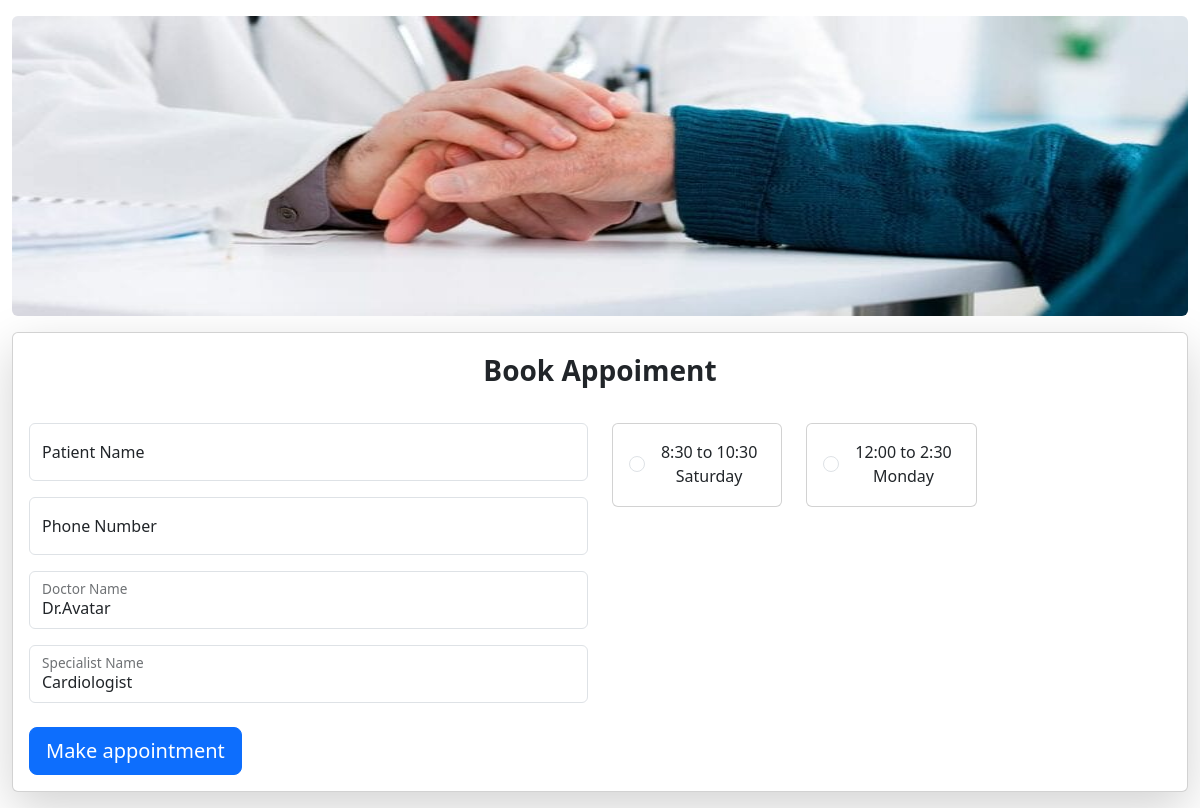
Page /Appointment.php?doctor_id=1&specialist_id=1 (signed in) on the committed database.
### tables this page shows
CREATE TABLE `doctors` (
  `id` int(11) NOT NULL,
  `image` varchar(255) NOT NULL,
  `name` varchar(255) NOT NULL,
  `age` int(11) NOT NULL,
  `qualification` varchar(255) NOT NULL,
  `specialist_id` int(11) NOT NULL,
  `schedule2_id` int(11) NOT NULL,
  `schedule1_id` int(11) NOT NULL
);

CREATE TABLE `specialists` (
  `id` int(11) NOT NULL,
  `mya_name` varchar(255) NOT NULL,
  `name` varchar(255) NOT NULL
);

CREATE TABLE `schedules1` (
  `id` int(11) NOT NULL,
  `time` varchar(255) NOT NULL
);

CREATE TABLE `schedules2` (
  `id` int(11) NOT NULL,
  `time` varchar(255) NOT NULL
);

### Appointment.php (the view, shortened to what this page needs)
    <?php
    include 'dbconn.php';
     try {
     $conn = new PDO("mysql:host=$servername;dbname=$dbname", $username, $password);
     $conn->setAttribute(PDO::ATTR_ERRMODE, PDO::ERRMODE_EXCEPTION);
     } catch(PDOException $e) {
     echo "Connection failed: " . $e->getMessage();
     }
   if (isset($_SESSION['user_name'])) {
     $doctor_id = isset($_GET['doctor_id']) ? $_GET['doctor_id'] : null;
    $specialist_id = isset($_GET['specialist_id']) ? $_GET['specialist_id'] : null;
$sqlDoctorName = "SELECT doctors.name, doctors.qualification, doctors.specialist_id,
                        specialists.id AS specialist_id, specialists.name AS specialist,
                        schedules1.time AS schedule1_time, schedules1.time AS sche1,
                        schedules2.time AS schedule2_id, schedules2.time AS sche2
                FROM doctors
                INNER JOIN specialists ON doctors.specialist_id = specialists.id
                INNER JOIN schedules1 ON schedules1.id = doctors.schedule1_id
                INNER JOIN schedules2 ON schedules2.id = doctors.schedule2_id
                WHERE doctors.id = ?";
$stmtDoctorName = $conn->prepare($sqlDoctorName);
$stmtDoctorName->execute([$doctor_id]);
$doctor_row = $stmtDoctorName->fetch(PDO::FETCH_ASSOC);
if ($doctor_row) {
    $doctor_name = $doctor_row['name'];
    $doctor_sch1 = $doctor_row['schedule1_time'];
    $doctor_sch2 = $doctor_row['schedule2_id'];
} else {
}
$sqlSpecialistName = "SELECT * FROM specialists WHERE id = ?";
$stmtSpecialistName = $conn->prepare($sqlSpecialistName);
$stmtSpecialistName->execute([$specialist_id]);
$specialist_row = $stmtSpecialistName->fetch(PDO::FETCH_ASSOC);
$specialist_name = $specialist_row['name'];
?>
<!DOCTYPE html>
<html lang="en">
<head>
</head>
<link href="https://cdn.jsdelivr.net/npm/bootstrap@5.3.3/dist/css/bootstrap.min.css" rel="stylesheet">
<body>
  <div class="container-fluid">
    <img src="Photos/d_and_p.jpg" alt="" class="mt-3 rounded w-100" style="height: 300px;">
  </div>
  <div class="container-fluid mt-3">
    <div class="card shadow-lg mb-3">
        <div class="card-body">
            <div class="card-title text-center fs-3"><b>Book Appoiment</b></div>
            <div class="row">
                <div class="col-12 col-md-6 col-lg-6">
                    <form action="actions/addappointment.php" class="mt-4" method="post">
                        <div class="form-floating mb-3">
                            <input type="text" class="form-control" placeholder="Name" name="patientname">
                            <label for="Name">Patient Name</label>
                        </div>
                        <div class="form-floating mb-3">
                            <input type="number" class="form-control" placeholder="Phone Number" name="phno">
                            <label for="Phone Number">Phone Number</label>
                        </div>
                        <div class="form-floating mb-3">
                        <input type="text" class="form-control" placeholder="Doctor Name" value="<?= $doctor_name ?>" name="docname" readonly>
                            <label for="Doctor Name">Doctor Name</label>
                        </div>
                        <div class="form-floating mb-3">
                        <input type="text" class="form-control" placeholder="Specialist Name" value="<?= $specialist_name ?>" name="specialist" readonly>
                            <label for="Specialist Name">Specialist Name</label>
                        </div>
                </div>
                <div class="col-12 col-md-6 col-lg-6">
                    <div class="row  mt-4">
                        <div class="col-12 col-md-6 col-lg-4">
                            <div class="card text-center mb-3" id="card">
                                <div class="card-body">
                                    <div class="form-check">
                                        <input class="  mt-3 form-check-input" type="radio" name="schedule" valueid="flexRadioDefault1" value="<?= $doctor_sch1;?>">
                                        <label class="form-check-label" for="flexRadioDefault1">
                                        <?= $doctor_sch1 ;?>
                                      </div>
                                </div>
                            </div>
                        </div>
                        <div class="col-12 col-md-6 col-lg-4">
                            <div class="card mb-3 mb-3 text-center" id="card">
                                <div class="card-body">
                                    <div class="form-check">
                                        <input class="  mt-3 form-check-input" type="radio" name="schedule" id="flexRadioDefault1" value="<?= $doctor_sch2 ;?>">
                                        <label class="form-check-label" for="flexRadioDefault1">
                                        <?= $doctor_sch2 ;?>
                                        </label>
                                      </div>
                                </div>
                            </div>
                        </div>
                    </div>
                </div>
            </div>
            <input type="submit" class="btn mt-2 btn btn-primary btn-lg" value="Make appointment">
        </div>
    </div>
  </div>
  </body>
</html>
  <?php }
  else{
    header("Location: offcanvas.php");
  };

### Appointment.php (style rules this page uses)
#card { transition : all 0.3s; }

### rows in the picture
doctors: docname "Dr.Avatar", schedule1.time "8:30 to 10:30 Saturday", schedule2.time "12:00 to 2:30 Monday"
specialists: specialist "Cardiologist"
